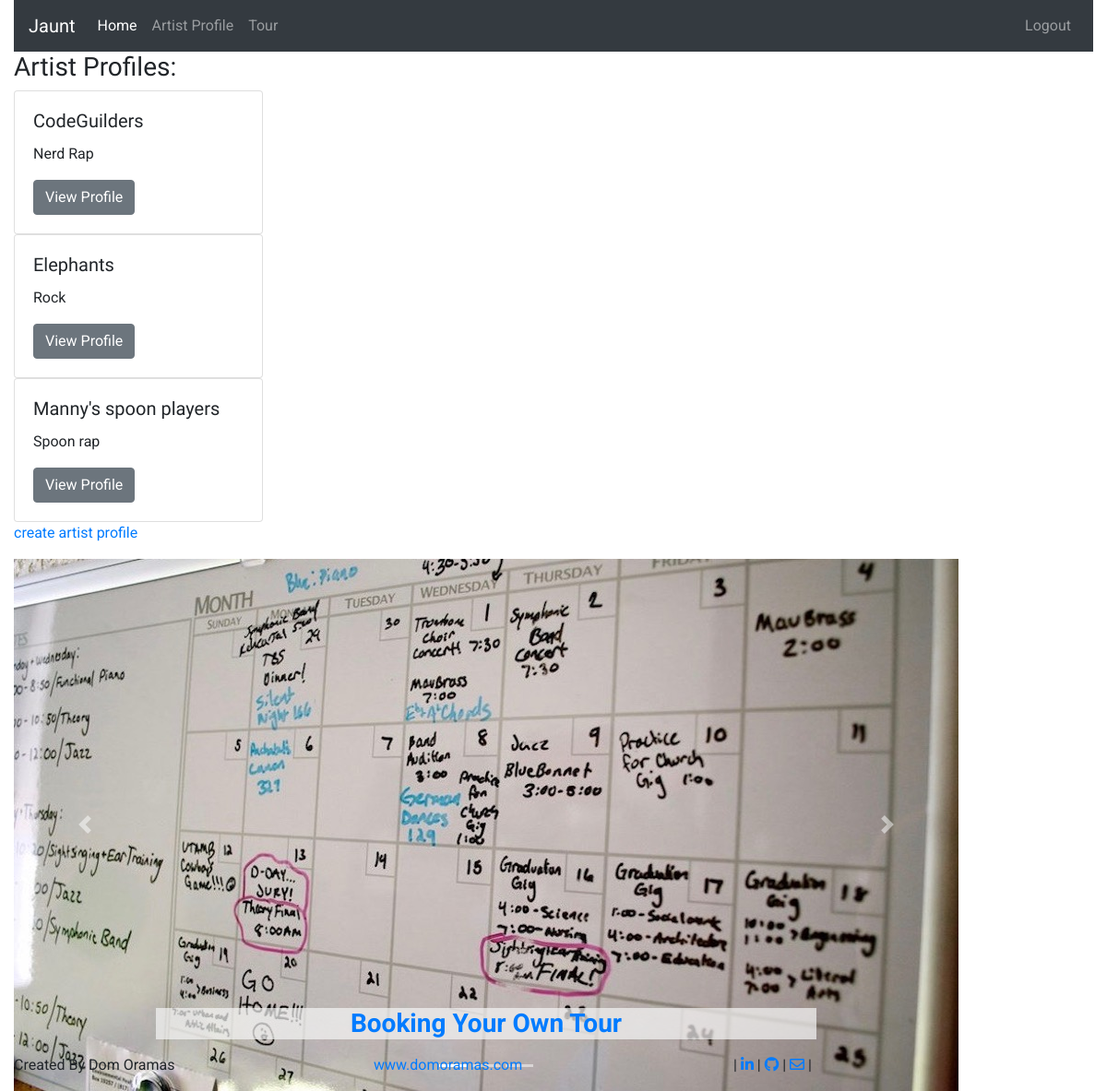
The page / (signed in) on the database its author committed.
### artist_profile/models.py (models this page shows, shortened)
class ArtistProfile(models.Model):
  user = models.ForeignKey(CustomUser, on_delete=models.CASCADE)
  artist_name = models.CharField(max_length= 30)
  city = models.CharField(max_length= 50,null=True, blank=True)
  state = models.CharField(max_length= 2,null=True, blank=True)
  genre = models.CharField(max_length= 30)
  description = models.TextField(max_length= 800, null=True, blank=True)
  contact_first_name = models.CharField(max_length= 30)
  contact_last_name = models.CharField(max_length = 30)
  contact_phone = models.IntegerField(null=True, blank=True)
  contact_email = models.EmailField(null=True, blank=True)
  website =models.URLField(max_length= 200, null=True, blank=True)
  profile_pic= models.IntegerField(null=True, blank=True)
  instagram= models.CharField(max_length=100, null=True, blank=True)
  twitter= models.CharField(max_length=100, null=True, blank=True)
  facebook= models.CharField(max_length=100, null=True, blank=True)
  bandcamp= models.CharField(max_length=100, null=True, blank=True)

### dashboard/views.py (the view)
# urls.py: path('', views.DashboardView.as_view(), name='home'),
class DashboardView(generic.ListView):
  model = ArtistProfile
  template_name = "home.html"
  def get_queryset(self):
    return ArtistProfile.objects.filter(user__username= self.request.user)

### users/models.py (called while the page is built)
  def __str__(self):
    return self.username

### templates/home.html (shortened to what this page needs)
{% extends 'base.html' %}
{% load static %}
{% block content %}
{% if user.is_authenticated %}
<div class="row">
  <div class=" col-3 bd-content">
    <h3> Artist Profiles:</h3>
      {% for artist in artistprofile_list %}
    <div class="card" style="width: auto;">
      <div class="card-body">
        <h5 class="card-title">{{artist.artist_name}}</h5>
        <p class="card-text">{{artist.genre}}</p>
        <a href="{% url 'artist_profile:artist_detail' artist.id %}" class="btn btn-secondary">View Profile</a>
      </div>
    </div>
      {% endfor %}
      <p><a href= "{% url 'artist_profile:artist_create' %}">create artist profile</a></p>
  </div>
  <div class="col-auto bd-content">
    <div id="carouselExampleIndicators" class="carousel slide" data-ride="carousel">
      <ol class="carousel-indicators">
        <li data-target="#carouselExampleIndicators" data-slide-to="0" class="active"></li>
        <li data-target="#carouselExampleIndicators" data-slide-to="1"></li>
        <li data-target="#carouselExampleIndicators" data-slide-to="2"></li>
      </ol>
        <div class="carousel-inner">
          <div class="carousel-item active">
            <img class="d-block w-100" src ="{% static 'images/calendar.jpeg' %}" alt="First slide">
            <div class="carousel-caption d-none d-md-block bloglinks">
              <h3><a href="https://www.ascap.com/help/career-development/booking-your-own-tour-a-how-to-guide"><strong>Booking Your Own Tour</strong></a></h3>
            </div>
          </div>
        </div>
      <a class="carousel-control-prev" href="#carouselExampleIndicators" role="button" data-slide="prev">
        <span class="carousel-control-prev-icon" aria-hidden="true"></span>
       </a>
      <a class="carousel-control-next" href="#carouselExampleIndicators" role="button" data-slide="next">
        <span class="carousel-control-next-icon" aria-hidden="true"></span>
       </a>
  </div>
{% endif %}
</div>
{% endblock %}

### static/jaunt/css/base.css (style rules this page uses)
h1, h2, h3, h4, h5 { font-family: 'Changa One', cursive; }
p, a { font-family: 'Roboto', sans-serif; }
p { font-size: 12pt }
.bloglinks h3 { font-family: 'Changa One', cursive; background-color: rgba(245, 245, 245, 0.705); }

### rows shown on the page
ArtistProfile: artist_name "CodeGuilders", genre "Nerd Rap"
ArtistProfile: artist_name "Elephants", genre "Rock"
ArtistProfile: artist_name "Manny's spoon players", genre "Spoon rap"
